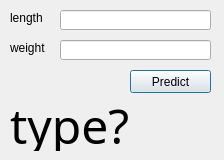
<?xml version="1.0" encoding="UTF-8"?>
<ui version="4.0">
 <class>Dialog</class>
 <widget class="QDialog" name="Dialog">
  <property name="geometry">
   <rect>
    <x>0</x>
    <y>0</y>
    <width>224</width>
    <height>160</height>
   </rect>
  </property>
  <property name="windowTitle">
   <string>Dialog</string>
  </property>
  <widget class="QLineEdit" name="lineEdit_length">
   <property name="geometry">
    <rect>
     <x>60</x>
     <y>10</y>
     <width>151</width>
     <height>20</height>
    </rect>
   </property>
  </widget>
  <widget class="QLineEdit" name="lineEdit_weight">
   <property name="geometry">
    <rect>
     <x>60</x>
     <y>40</y>
     <width>151</width>
     <height>20</height>
    </rect>
   </property>
  </widget>
  <widget class="QLabel" name="label_lenght">
   <property name="geometry">
    <rect>
     <x>10</x>
     <y>10</y>
     <width>34</width>
     <height>16</height>
    </rect>
   </property>
   <property name="text">
    <string>length</string>
   </property>
  </widget>
  <widget class="QLabel" name="label_weight">
   <property name="geometry">
    <rect>
     <x>10</x>
     <y>40</y>
     <width>37</width>
     <height>16</height>
    </rect>
   </property>
   <property name="text">
    <string>weight</string>
   </property>
  </widget>
  <widget class="QPushButton" name="btn_predict">
   <property name="geometry">
    <rect>
     <x>130</x>
     <y>70</y>
     <width>81</width>
     <height>23</height>
    </rect>
   </property>
   <property name="text">
    <string>Predict</string>
   </property>
  </widget>
  <widget class="QLabel" name="label_result">
   <property name="geometry">
    <rect>
     <x>10</x>
     <y>100</y>
     <width>201</width>
     <height>51</height>
    </rect>
   </property>
   <property name="font">
    <font>
     <family>Adobe Arabic</family>
     <pointsize>36</pointsize>
    </font>
   </property>
   <property name="text">
    <string>type?</string>
   </property>
  </widget>
 </widget>
 <resources/>
 <connections/>
</ui>
